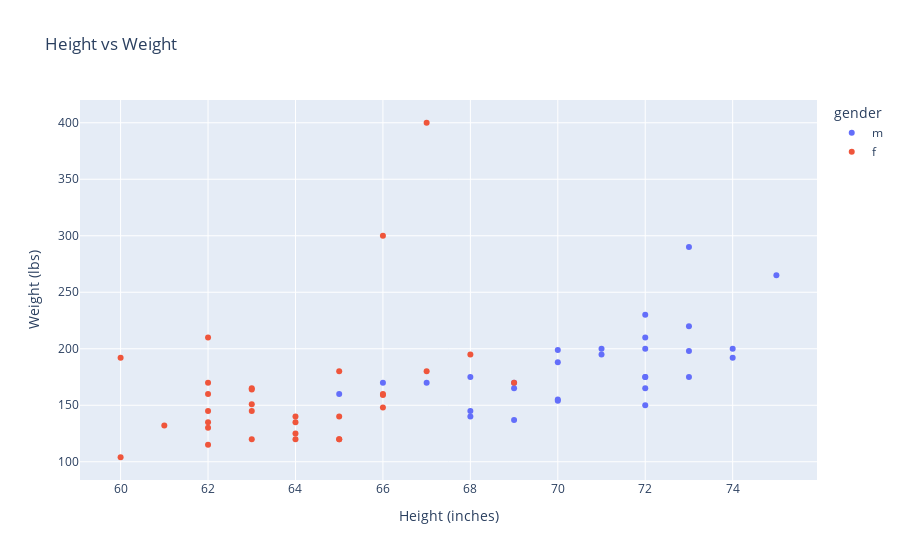

Notebook cell for this chart:
### Code cell
import plotly.express as px
import pandas as pd

# Load the dataset
file_location = 'https://joannabieri.com/introdatascience/data/cdc.samp.csv'
DF_new = pd.read_csv(file_location)

# Create a scatter plot for height vs. weight
fig = px.scatter(DF_new, 
                 x='height', 
                 y='weight', 
                 color='gender',  # Optional: color the points by gender
                 title='Height vs Weight',
                 labels={'height': 'Height (inches)', 'weight': 'Weight (lbs)'})

# Show the figure
fig.show()

### Figure 1 — Plotly figure (JSON) as saved in the notebook; plotly's stock layout.template omitted (floating-point values rounded to 4 significant figures)
{"data": [{"hovertemplate": "gender=m<br>Height (inches)=%{x}<br>Weight (lbs)=%{y}<extra></extra>", "legendgroup": "m", "marker": {"color": "#636efa", "symbol": "circle"}, "mode": "markers", "name": "m", "orientation": "v", "showlegend": true, "type": "scatter", "x": [75, 72, 69, 72, 70, 67, 73, 66, 69, 73, 74, 72, 70, 68, 68, 73, 71, 71, 68, 72, 70, 72, 74, 72, 70, 65, 72, 73, 69], "xaxis": "x", "y": [265, 150, 137, 175, 188, 170, 290, 170, 170, 198, 192, 175, 155, 145, 140, 220, 200, 195, 175, 200, 154, 230, 200, 210, 199, 160, 165, 175, 165], "yaxis": "y"}, {"hovertemplate": "gender=f<br>Height (inches)=%{x}<br>Weight (lbs)=%{y}<extra></extra>", "legendgroup": "f", "marker": {"color": "#EF553B", "symbol": "circle"}, "mode": "markers", "name": "f", "orientation": "v", "showlegend": true, "type": "scatter", "x": [66, 63, 64, 60, 65, 65, 65, 64, 63, 62, 62, 66, 68, 67, 62, 63, 64, 65, 64, 69, 63, 67, 63, 62, 66, 62, 62, 66, 60, 61, 62], "xaxis": "x", "y": [159, 145, 125, 104, 140, 120, 120, 140, 164, 170, 130, 300, 195, 400, 145, 165, 120, 180, 135, 170, 151, 180, 120, 115, 160, 210, 135, 148, 192, 132, 160], "yaxis": "y"}], "layout": {"autosize": true, "legend": {"title": {"text": "gender"}, "tracegroupgap": 0}, "title": {"text": "Height vs Weight"}, "xaxis": {"anchor": "y", "autorange": true, "domain": [0, 1], "range": [59.07, 75.93], "title": {"text": "Height (inches)"}, "type": "linear"}, "yaxis": {"anchor": "x", "autorange": true, "domain": [0, 1], "range": [79.57, 424.4], "title": {"text": "Weight (lbs)"}, "type": "linear"}}}
